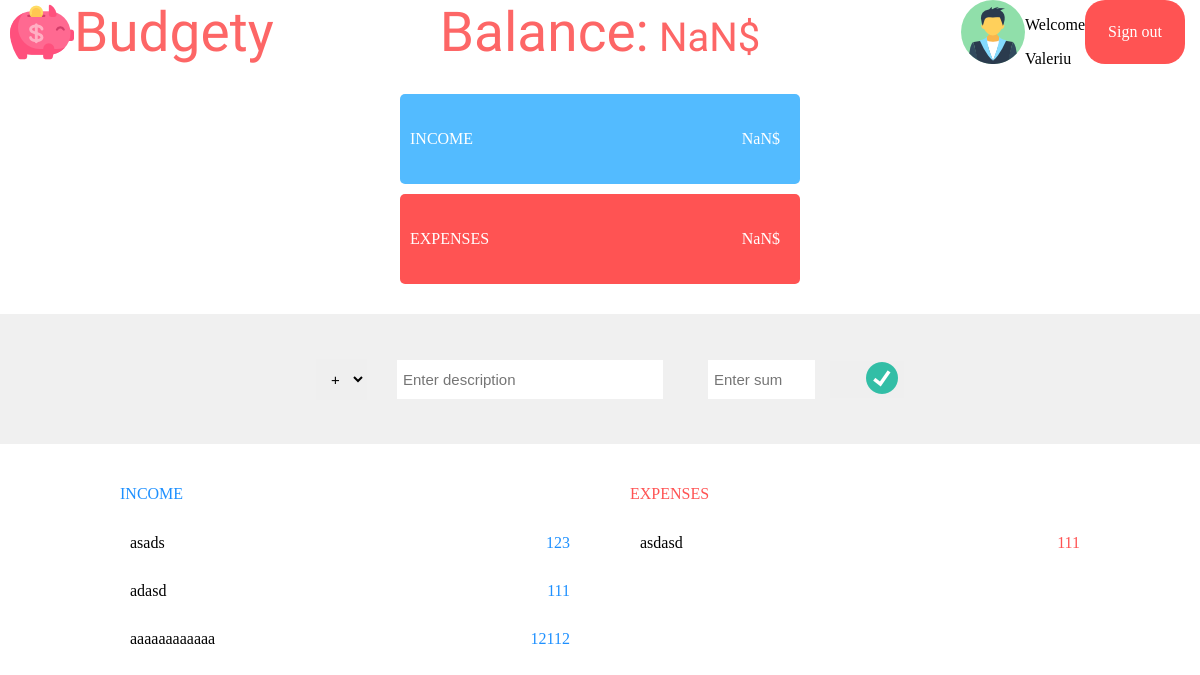
Before: /userpage/ (signed in) with the older database file.
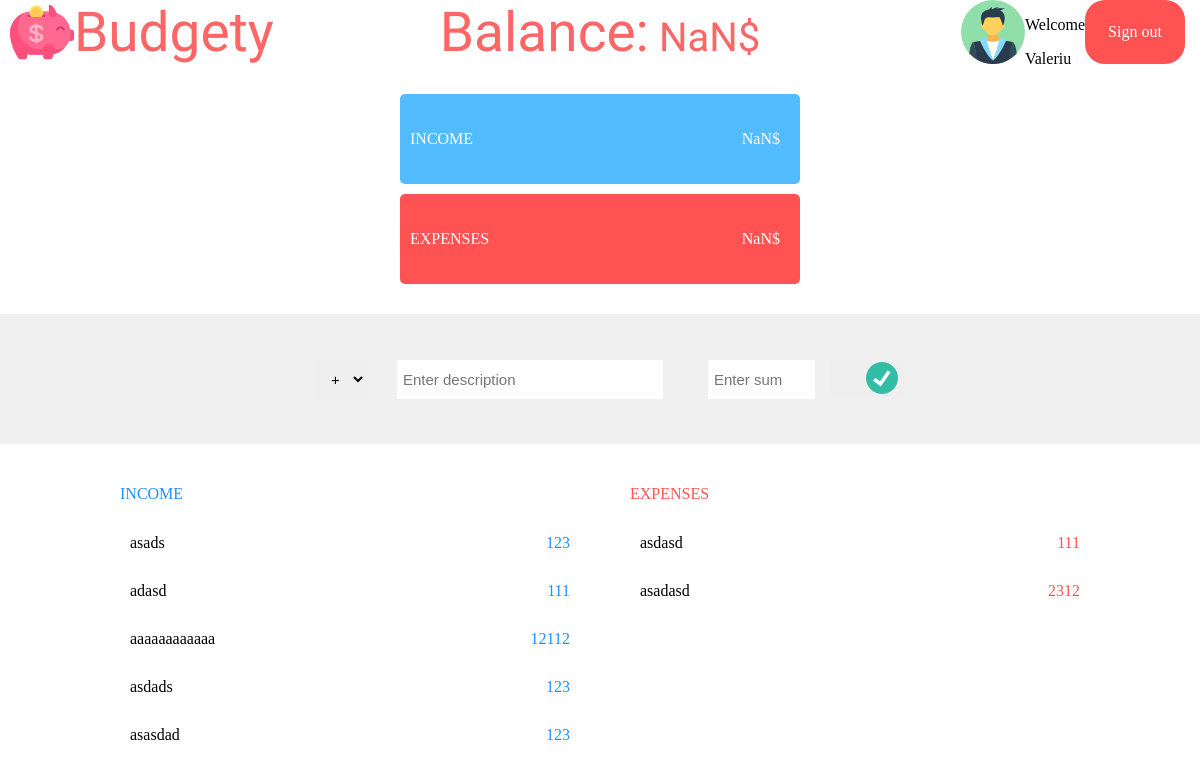
After: the same page with the newer database file.
### App/models.py (models this page shows, shortened)
class Transaction(models.Model):
    description=models.CharField(max_length=20)
    value=models.PositiveIntegerField()
    tip=models.CharField(max_length=10)
    user=models.ForeignKey(User,on_delete=models.CASCADE)

### App/views.py (the view, shortened to what this page needs)
# urls.py: path('userpage/',views.userpage,name='userpage-url'),
def userpage(request):
    current_user=auth.get_user(request)
    income_objects=Transaction.objects.filter(user=current_user,tip='income')
    expense_objects=Transaction.objects.filter(user=current_user,tip='expense')
    context={'user':current_user,
            'income_objects':income_objects,
            'expense_objects':expense_objects}
    return render(request,'userpage.html',context)

### templates/userpage.html (shortened to what this page needs)
{% extends 'index.html' %}
{% load static %}
{% block user %}
  <img src="{% static 'App/images/user-male.png' %}" alt="">
    <div class="user">
      <p>  Welcome </p>
      <p> {{user}}</p>
    </div>
  {% url 'signout-url' as signout %}
    <div class="sign-out">
      <a href="{{signout}}">Sign out</a>
    </div>
{% endblock %}
{% block add-transaction %}
<form id="new-transaction-form" method="POST">
<select class="type-transaction">
    <option value="income">+</option>
</select>
<input  type="text" class="form text" value="" name="description" placeholder="Enter description"  >
<input  type="number" class="form number" value="" name="valoare" placeholder="Enter sum"  >
<button type="submit" name="button"><img  src="{% static 'App/images/bluetick.png' %}" value="" class="tick"></button>
</form>
{% endblock %}
{% block income_transactions %}
{% for income in income_objects %}
<div class="transaction-nr{{income.id_tip}}">
  <div class="transaction-description">{{income.description}}</div>
  <div class="value income">{{income.value}}</div>
</div>
{% endfor %}
{% endblock %}
{% block expense_transactions %}
{% for expense in expense_objects %}
<div class="transaction-nr{{expense.id_tip}}">
  <div class="transaction-description">{{expense.description}}</div>
  <div class="value expense">{{expense.value}}</div>
</div>
{% endfor %}
{% endblock %}

Changed rows visible on the page:
added Transaction: description "asdads", value "123"
added Transaction: description "asasdad", value "123"
added Transaction: description "asadasd", value "2312"
